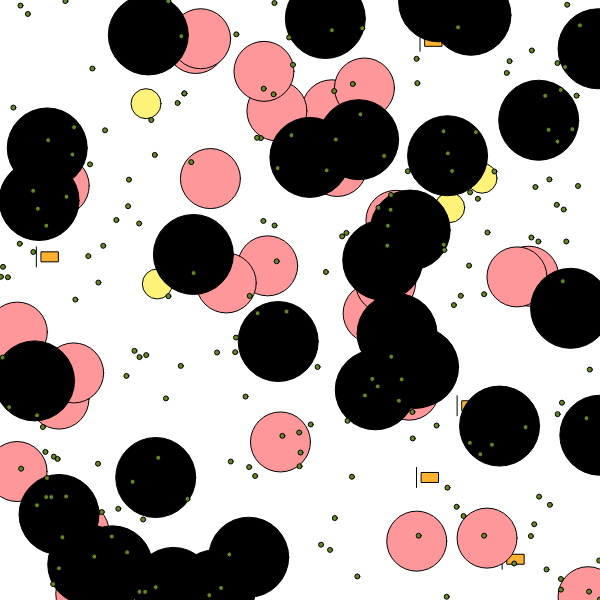
Frame 1 (no input)
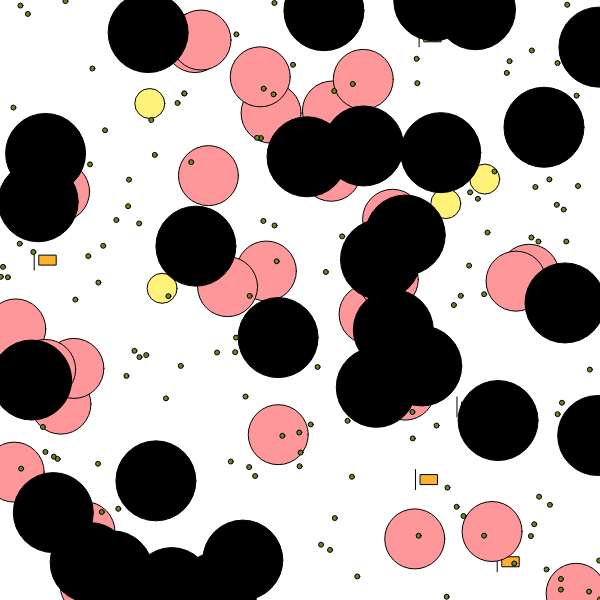
Frame 60 (no input)
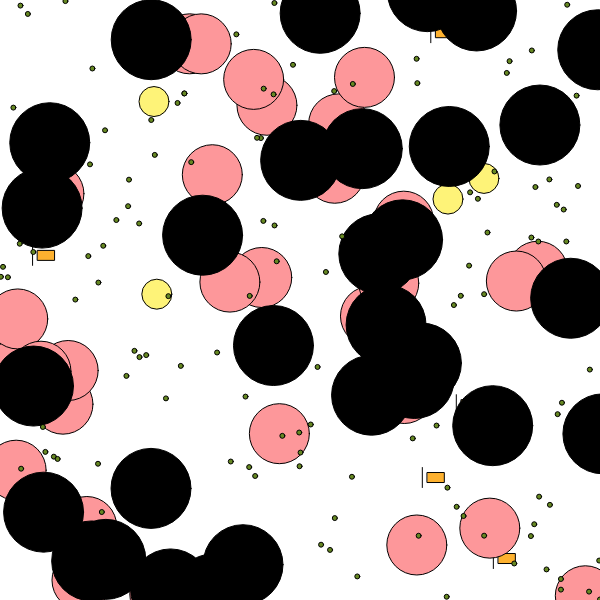
Frame 120 (the mouse pressed at the canvas centre since frame 60)

The p5.js sketch that drew these frames (run headless with seeded random() and noise() and a simulated clock; from frame 60 on, the mouse is pressed at the canvas centre):

// p5.js sketch
// ── sketch.js
//declaro todas las especies 
var losPollos = [];
var numPollos = 4;

var lasGallinas = [];
var numGallinas = 5;

var losMarranos = [];
var numMarranos = 30;

var lasVacas = [];
var numVacas = 30;

var elPasto = [];
var numPasto = 200;

var pollo;

function setup() {

  createCanvas(600, 600);


  pollo = new Pollo();

  for (var i = 0; i < numPollos; i = i + 1) {
    losPollos[i] = new Pollo();
  }
  for (var f = 0; f < numGallinas; f = f + 1) {
    lasGallinas[f] = new Gallina();
  }
  for (var g = 0; g < numMarranos; g = g + 1) {
    losMarranos[g] = new Marrano();
  }

  for (var h = 0; h < numVacas; h = h + 1) {
    lasVacas[h] = new Vaca();
  }
  for (var j = 0; j < numPasto; j = j + 1) {
    elPasto[j] = new Pasto();
  }

}

function draw() {
  background(255);

  //creo cada animal de cada familia
  for (var i = 0; i < numPollos; i = i + 1) {
    losPollos[i].dibujarse();
    losPollos[i].moverse();
  }
  for (var f = 0; f < numGallinas; f = f + 1) {
    lasGallinas[f].dibujarse();
    lasGallinas[f].moverse();
  }
  for (var g = 0; g < numMarranos; g = g + 1) {
    losMarranos[g].dibujarse();
    losMarranos[g].moverse();
  }
  for (var h = 0; h < numVacas; h = h + 1) {
    lasVacas[h].dibujarse();
    lasVacas[h].moverse();
  }
  for (var j = 0; j < numPasto; j = j + 1) {
    elPasto[j].dibujarse();
  }

  //Vaca come pasto
  //Mido la distancia de la vaca y el pasto para que la vaca se coma el pasto
  for (var j = 0; j < numVacas; j = j + 1) {
    for (var h = 0; h < numPasto; h = h + 1) {
      var distCentro = dist(lasVacas[j].x, lasVacas[j].y, elPasto[h].x, elPasto[h].y);
      if (distCentro < lasVacas[j].tamano / 2) {
        elPasto[h].morir();
      }
    }
  }

  //se unen pollo y gallina
  //se hace una nueva gallina negra
 
    for (var j = 0; j < numGallinas; j = j + 1) {
      for (var h = 0; h < numPollos; h = h + 1) {
        var distcentro = dist(losPollos[h].x, losPollos[h].y, lasGallinas[j].x, lasGallinas[j].y);
        if (distcentro < losPollos[h].tamano) {
          fill(0);
          numGallinas++;
          lasGallinas[lasGallinas.length] = new Gallina();
          print(numGallinas);
        }
      }
    
  }

}

//el pollo y la gallina se vuelven una gallina negra 

function Pollo() {

  //caracteristicas de los pollos
  this.x = random(0, width);
  this.y = random(0, height);
  this.morir = true;
  this.tamano = 30;

  //se dibuja cada pollo
  this.dibujarse = function() {
    fill(254, 243, 120);
    ellipse(this.x, this.y, this.tamano, this.tamano);
  }
  // se mueven las gallinas
  this.moverse = function() {
    this.x = this.x + random(-1, 1);
    this.y = this.y + random(-1, 1);
  }
  //las gallinas amarillas se mueren cuando se encuentran con un pollo
  //hacen nueva gallina negra
  this.morir = function() {
    this.viva = false;
  }

}

function Gallina() {

  //caracteristicas de las gallinas
  this.x = random(0, width);
  this.y = random(0, height);
  this.morir = true;
  this.tamano = 10;

  //se dibujan las gallinas
  this.dibujarse = function() {

    fill(253, 177, 47);
    line(this.x, this.y - this.tamano, this.x, this.y + this.tamano);
    rect(this.x + 5, this.y - 5, this.tamano + 7, this.tamano);

  }
  //Se mueren para hacer gallinas nuevas
  this.morir = function() {
    this.viva = false;
  }
  //las gallinas de mueven  
  this.moverse = function() {
    this.x = this.x + random(-1, 1);
    this.y = this.y + random(-1, 1);
  }
}

//el marrano no hace nada
function Marrano() {
  //caracteristicas d elos marranos
  this.x = random(0, width);
  this.y = random(0, height);
  this.tamano = 60;
  //se dibujan los marranos
  this.dibujarse = function() {
    fill(253, 151, 154);
    ellipse(this.x, this.y, this.tamano, this.tamano);
  }
  //se mueven los marranos 
  this.moverse = function() {
    this.x = this.x + random(-1, 1);
    this.y = this.y + random(-1, 1);
  }

}

//la vaca come pasto
function Vaca() {
  //caracteristicas de la vaca 
  this.x = random(0, width);
  this.y = random(0, height);
  this.tamano = 80;
  //se dibujan las vacas 
  this.dibujarse = function() {
    fill(0);
    ellipse(this.x, this.y, this.tamano, this.tamano);
  }


  //predador del pasto
  //se mueven las vacas
  this.moverse = function() {
  this.x = this.x + random(-1, 1);
  this.y = this.y + random(-1, 1);
  }

}

//la vaca se come el pasto

function Pasto() {
  this.x = random(0, width);
  this.y = random(0, height);
  this.tamano = 5;
  this.viva = true;

  //el pasto solo se dibuja y no se mueve 
  this.dibujarse = function() {
    if (this.viva == true) {
      fill(102, 136, 34);
      ellipse(this.x, this.y, this.tamano, this.tamano);
    }
  }
  //el pasto es comido por la vaca 
  this.morir = function() {
    this.viva = false;
  }

}
